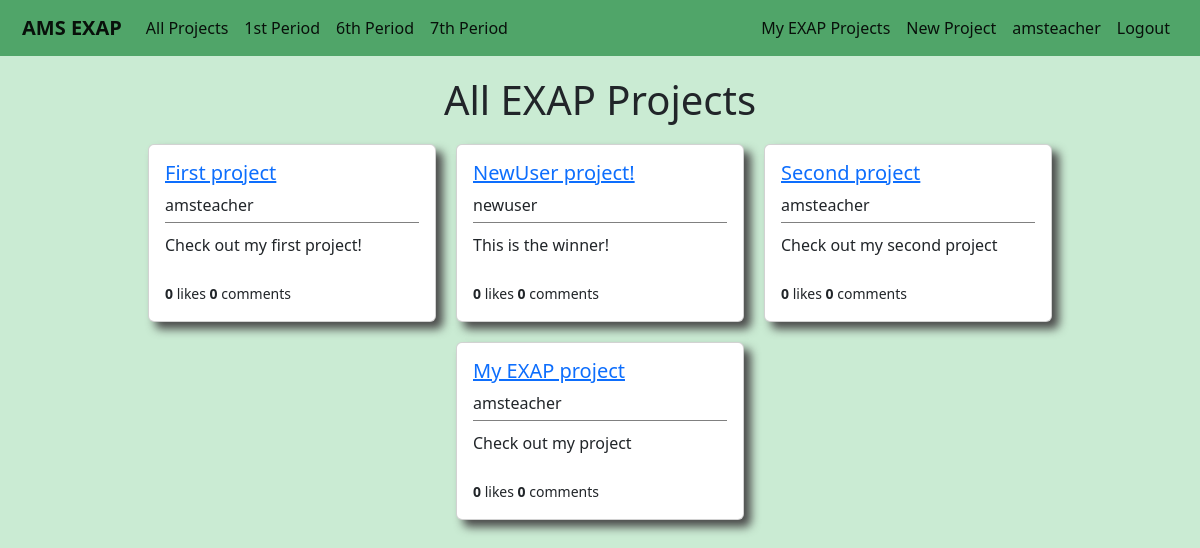
Before: /users/projects/ (signed in) with the older database file.
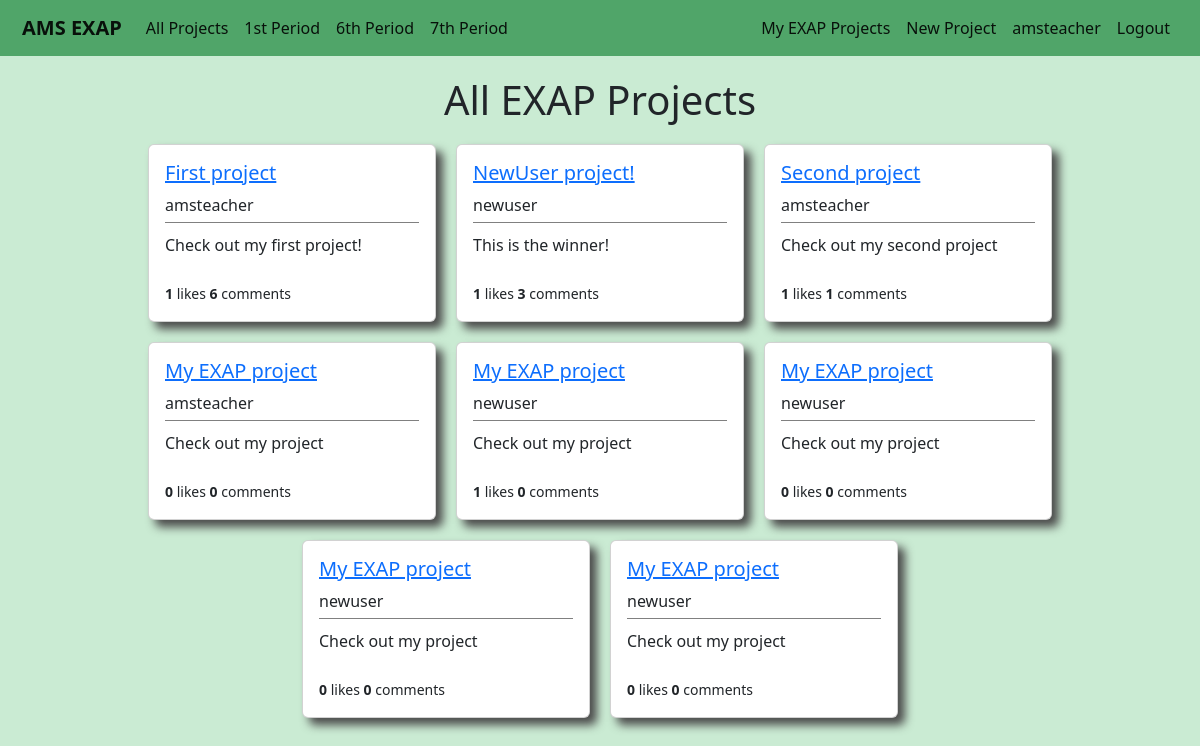
After: the same page with the newer database file.
### users/models.py (models this page shows, shortened)
class Project(models.Model):
    student = models.ForeignKey(User,on_delete=models.CASCADE)
    period = models.IntegerField(choices=periods,default=1)
    liked = models.ManyToManyField(User,default=None,blank=True,related_name='likes')
    title = models.CharField(max_length=50,default='My EXAP project')
    blurb = models.CharField(max_length=100,default='Check out my project')
    description = models.TextField(default="I haven't written my project description yet, but trust me it will be awesome!")

### users/views.py (the view)
# urls.py: path('projects/',AllProjectListView.as_view(),name='users-studentprojects'),
class AllProjectListView(ListView):
    model = Project
    template_name = 'users/allstudentprojects.html'
    context_object_name = 'projects'

### users/templates/users/allstudentprojects.html
{% extends 'main/base.html' %}
{% block content %}
<div class='page-title'>
    <h1>All EXAP Projects</h1>
</div>
{% if user.is_authenticated %}
    <div class='container'>
        {% for project in projects %}
            <div class="card project-card" style="width: 18rem;">
                <div class="card-body project-card-body">
                    <h5><a class="article-title" href="{% url 'project-details' project.pk %}">{{ project.title }}</a></h5>
                    <h8 class="card-title project-card-student">{{ project.student.username }}</h8>
                    <div class='project-card-blurb'>
                        <p class="card-text project-card-text">{{ project.blurb }}</p>
                    </div>
                    <br>
                    <small><b>{{ project.liked.all.count }}</b> likes <b>{{ project.comments.all.count }}</b> comments</small>
                </div>
            </div>
        {% endfor %}
    </div>
{% endif %}
{% endblock content %}

### main/templates/main/base.html (shortened to what this page needs)
{% load static %}
<!doctype html>
<html lang="en">
<head>
    <link href="https://cdn.jsdelivr.net/npm/bootstrap@5.2.0-beta1/dist/css/bootstrap.min.css" rel="stylesheet"
>
    <link rel="stylesheet" type="text/css" href="{% static 'main/main.css' %}">
</head>
<body>
    <nav class="navbar navbar-expand-md navbar-light">
        <div class="container-fluid">
            <a class="navbar-brand" href="{% url 'main-home' %}"><b>AMS EXAP</b></a>
            <div class="collapse navbar-collapse" id="navbarSupportedContent">
                <ul class="navbar-nav me-auto mb-2 mb-lg-0">
                    {% if user.is_authenticated %}
                    <li class="nav-item">
                        <a class="nav-link active" href="{% url 'users-studentprojects' %}">All Projects</a>
                    </li>
                    <li class="nav-item">
                        <a class="nav-link active" href="{% url 'users-firstperiodprojects' %}">1st Period</a>
                    </li>
                    <li class="nav-item">
                        <a class="nav-link active" href="{% url 'users-sixthperiodprojects' %}">6th Period</a>
                    </li>
                    <li class="nav-item">
                        <a class="nav-link active" href="{% url 'users-seventhperiodprojects' %}">7th Period</a>
                    </li>
                    {% endif %}
                </ul>
            </div>
            <div class='navbar-nav'>
                {% if user.is_authenticated %}
                <a class="nav-link active" aria-current="page" href="{% url 'users-myprojects' user.id %}">My EXAP
                    Projects</a>
                <a class="nav-link active" aria-current="page" href="{% url 'create-project' %}">New Project</a>
                <a class="nav-link active" aria-current="page" href="{% url 'users-profile' %}">{{ user.username }}</a>
                <a class="nav-link active" aria-current="page" href="{% url 'users-logout' %}">Logout</a>
                {% else %}
                <a class="nav-link active" aria-current="page" href="{% url 'users-login' %}">Login</a>
                <a class="nav-link active" aria-current="page" href="{% url 'users-register' %}">Register</a>
                {% endif %}
            </div>
        </div>
    </nav>
    <main role="main" class='page-content'>
        {% block content %}
        {% endblock %}
    </main>
</body>
</html>

### main/static/main/main.css (style rules this page uses)
body { background-color: #caebd3; }
.navbar { background-color: #50a569; padding-left:10px; padding-right:10px; margin-bottom:20px; }
.page-content { margin-left:20px; margin-right:20px; }
.page-title { margin-bottom:20px; text-align:center; }
.project-card { box-shadow: 7px 7px 10px rgb(75, 75, 75); }
.project-card-blurb { margin-top:5px; padding-top:10px; border-top: 1px solid grey; }
.container { display:flex; flex-wrap:wrap; justify-content:center; row-gap:20px; column-gap:20px; }

Changed rows visible on the page:
computed for Project "First project": liked.all.count "0" → "1"; comments.all.count "0" → "6"
computed for Project "NewUser project!": liked.all.count "0" → "1"; comments.all.count "0" → "3"
computed for Project "Second project": liked.all.count "0" → "1"; comments.all.count "0" → "1"
added Project: title "My EXAP project", student.username "newuser", blurb "Check out my project", liked.all.count "1", comments.all.count "0"
added Project: title "My EXAP project", student.username "newuser", blurb "Check out my project", liked.all.count "0", comments.all.count "0"
added Project: title "My EXAP project", student.username "newuser", blurb "Check out my project", liked.all.count "0", comments.all.count "0"
added Project: title "My EXAP project", student.username "newuser", blurb "Check out my project", liked.all.count "0", comments.all.count "0"
